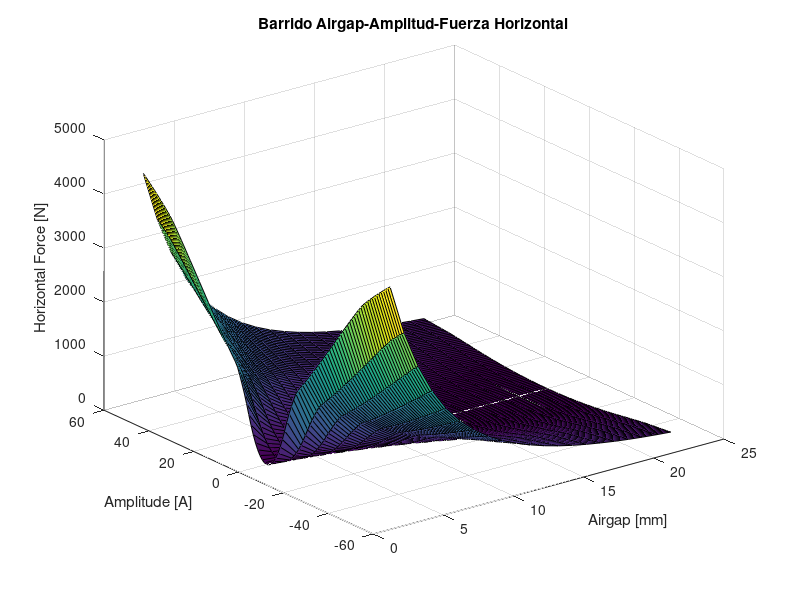
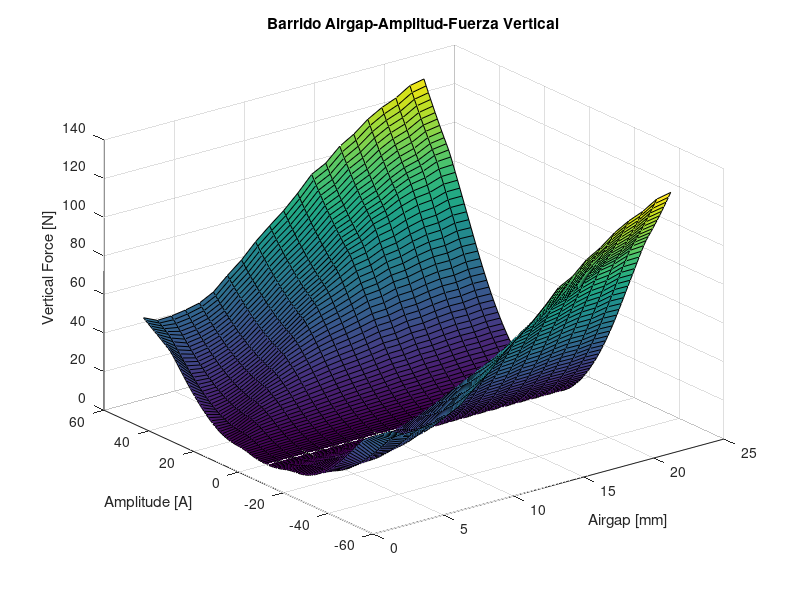
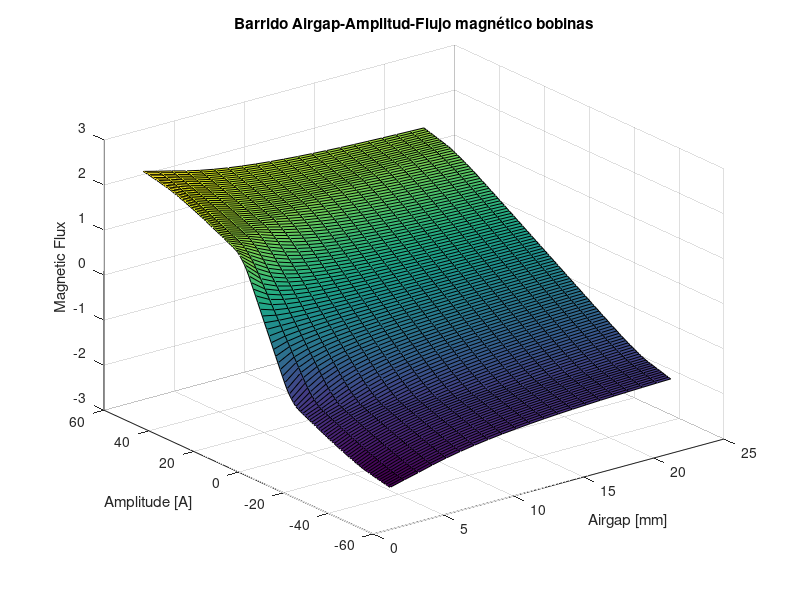

Here is the MATLAB script that generated these plots, in order:

load('caracterizacionEMSfinal.mat')

ems.Airgap = VAirgap;
ems.Current = VAmplitud;
ems.Force_Vertical = MFuerzaVertical;
ems.Force_Horizontal = MFuerzaHorizontal;
ems.Flux = MFlujomagnetico;
ems.Inductance = zeros(length(VAmplitud)-2,length(VAirgap))
ems.Resistance = 0.447*2; %resistencia en el instante incial

%% Fuerza horizontal

figure
surf(ems.Airgap,ems.Current,ems.Force_Horizontal);

xlabel('Airgap [mm]')
ylabel('Amplitude [A]')
zlabel('Horizontal Force [N]')
title('Barrido Airgap-Amplitud-Fuerza Horizontal')

%% Fuerza vertical

figure
surf(ems.Airgap,ems.Current,ems.Force_Vertical);

xlabel('Airgap [mm]')
ylabel('Amplitude [A]')
zlabel('Vertical Force [N]')
title('Barrido Airgap-Amplitud-Fuerza Vertical')

%% Flujo magnetico

figure
surf(ems.Airgap,ems.Current,ems.Flux);

xlabel('Airgap [mm]')
ylabel('Amplitude [A]')
zlabel('Magnetic Flux')
title('Barrido Airgap-Amplitud-Flujo magnético bobinas')
